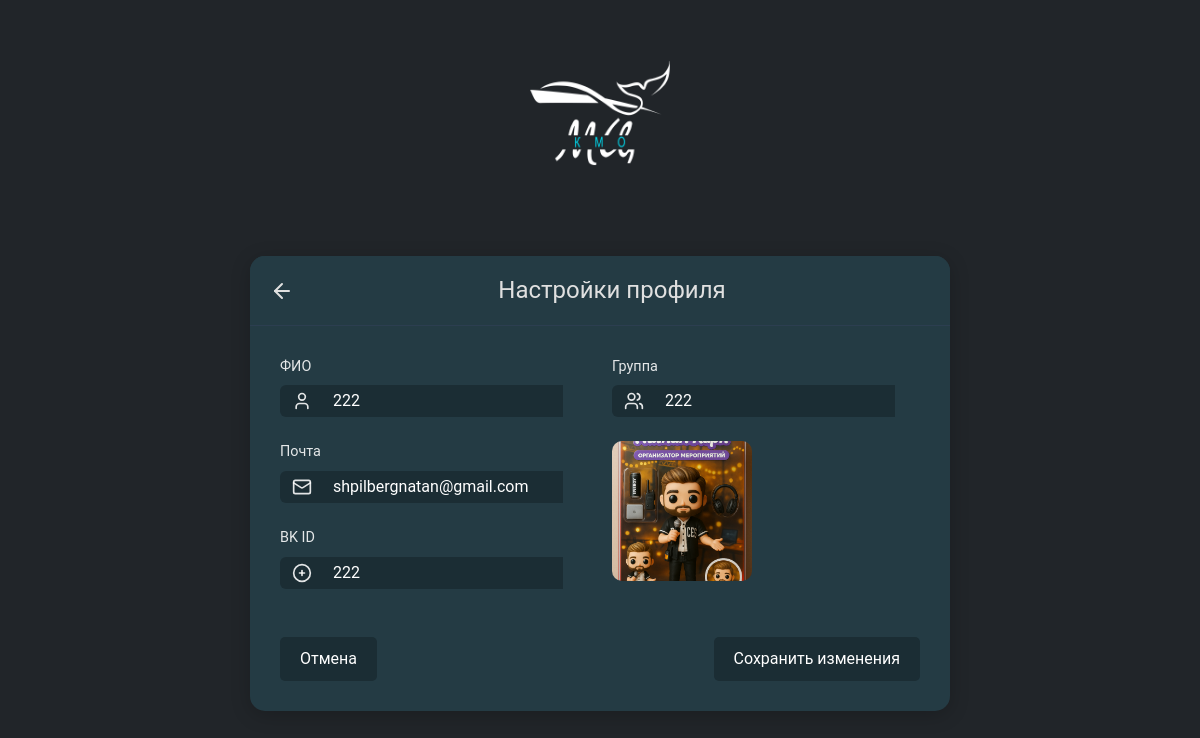
/users/accounts/settings/ (signed in), run on the app's committed database.
### users/models.py (models this page shows, shortened)
class User(AbstractUser):
    USER_ROLES = (
        ('user', 'User'),
        ('pro_user', 'ProUser'),
        ('super_user', 'SuperUser'),
    )
    Name_User = models.CharField(max_length=30, verbose_name="ФИО")
    VK_id = models.CharField(max_length=30, verbose_name='ВК ID')
    Number_of_events_attended = models.IntegerField(default=0, verbose_name="Количество посещенных мероприятий")
    Number_of_group = models.CharField(max_length=30, verbose_name="Номер группы")
    Avatar = models.ImageField(upload_to='avatars/', blank=True, null=True)
    role = models.CharField(max_length=10, choices=USER_ROLES, default='user', verbose_name="Роль пользователя")

### users/views.py (the view)
# urls.py: path('accounts/settings/', UserSettingsView, name='user_settings'),
def UserSettingsView(request):
    user = request.user
    if request.method == 'POST':
        form = UserSettingsForm(request.POST, request.FILES, instance=user)
        if form.is_valid():
            user.email = form.cleaned_data['email']
            user.VK_id = form.cleaned_data['VK_id']
            user.Number_of_group = form.cleaned_data['Number_of_group']
            if 'Avatar' in request.FILES:
                user.Avatar = request.FILES['Avatar']
            user.save()
            return redirect('users:user_profile')
    else:
        form = UserSettingsForm(instance=user)
    return render(request, 'users/settings.html', {'form': form})

### users/forms.py
class UserSettingsForm(forms.ModelForm):
    Name_User = forms.CharField(max_length=30, label='ФИО')
    VK_id = forms.CharField(max_length=100, label='ВК ID')
    Number_of_group = forms.CharField(max_length=100, label='Номер группы')
    email = forms.EmailField(label='Email')
    Avatar = forms.ImageField(required=False, label='Аватарка')
    class Meta:
        model = User
        fields = ['Name_User', 'VK_id', 'Number_of_group', 'email', 'Avatar']

### users/templates/users/settings.html (shortened to what this page needs)
{% extends 'users/layout.html' %}
{% block content %}
<!DOCTYPE html>
<html lang="ru">
<head>
    <link rel="stylesheet" href="https://cdn.jsdelivr.net/npm/bootstrap@5.3.3/dist/css/bootstrap.min.css">
    <link rel="stylesheet" href="https://use.fontawesome.com/releases/v5.8.2/css/all.css">
</head>
<body class="bg-dark text-light">
    <div class="container">
        <div class="logo-container text-center">
            <img src="/static/users/image/logo.png" alt="Logo" class="logo">
        </div>
        <div class="card profile-card">
            <div class="card-header d-flex align-items-center">
                <a href="{% url 'users:user_profile' %}" class="back-btn">
                    <svg xmlns="http://www.w3.org/2000/svg" width="24" height="24" viewBox="0 0 24 24" fill="none" stroke="currentColor" stroke-width="2" stroke-linecap="round" stroke-linejoin="round" class="arrow-left">
                        <path d="m12 19-7-7 7-7"></path>
                        <path d="M19 12H5"></path>
                    </svg>
                </a>
                <h4 class="ms-auto me-auto">Настройки профиля</h4>
            </div>
            <div class="card-body">
                <form method="post" enctype="multipart/form-data" id="profileForm">
                    <div class="row">
                        <div class="col-md-6">
                            <div class="form-group mb-4">
                                <label for="id_Name_User">ФИО</label>
                                <div class="input-group">
                                    <span class="input-group-text">
                                        <svg xmlns="http://www.w3.org/2000/svg" width="20" height="20" viewBox="0 0 24 24" fill="none" stroke="currentColor" stroke-width="2" stroke-linecap="round" stroke-linejoin="round" class="user-icon">
                                            <path d="M19 21v-2a4 4 0 0 0-4-4H9a4 4 0 0 0-4 4v2"></path>
                                            <circle cx="12" cy="7" r="4"></circle>
                                        </svg>
                                    </span>
                                    {{ form.Name_User }}
                                </div>
                            </div>
                            <div class="form-group mb-4">
                                <label for="id_email">Почта</label>
                                <div class="input-group">
                                    <span class="input-group-text">
                                        <svg xmlns="http://www.w3.org/2000/svg" width="20" height="20" viewBox="0 0 24 24" fill="none" stroke="currentColor" stroke-width="2" stroke-linecap="round" stroke-linejoin="round" class="mail-icon">
                                            <rect width="20" height="16" x="2" y="4" rx="2"></rect>
                                            <path d="m22 7-8.97 5.7a1.94 1.94 0 0 1-2.06 0L2 7"></path>
                                        </svg>
                                    </span>
                                    {{ form.email }}
                                </div>
                            </div>
                            <div class="form-group mb-4">
                                <label for="id_vk_id">BK ID</label>
                                <div class="input-group">
                                    <span class="input-group-text">
                                        <svg xmlns="http://www.w3.org/2000/svg" width="20" height="20" viewBox="0 0 24 24" fill="none" stroke="currentColor" stroke-width="2" stroke-linecap="round" stroke-linejoin="round" class="vk-icon">
                                            <path d="M12 2a10 10 0 1 0 0 20 10 10 0 0 0 0-20z"></path>
                                            <path d="M9 12h6"></path>
                                            <path d="M12 9v6"></path>
                                        </svg>
                                    </span>
                                    {{ form.VK_id }}
                                </div>
                            </div>
                        </div>
                        <div class="col-md-6 d-flex flex-column">
                            <div class="form-group mb-4">
                                <label for="id_Number_of_group">Группа</label>
                                <div class="input-group">
                                    <span class="input-group-text">
                                    </span>
                                    {{ form.Number_of_group }}
                                </div>
                            </div>
                            <div class="image-upload-container flex-grow-1">
                                {% if user.Avatar %}
                                    <img id="avatarPreview" class="img-article-left thumb avatar-hover" src="{{ user.Avatar.url }}" alt="Avatar" onclick="triggerFileInput()">
                                {% else %}
                                    <img id="avatarPreview" class="img-article-left thumb d-none" alt="Avatar">
                                {% endif %}
                            </div>
                        </div>
                    </div>
                    <div class="d-flex justify-content-between mt-4">
                        <button type="button" class="btn btn-outline-secondary cancel-btn" data-bs-toggle="modal" data-bs-target="#cancelModal">Отмена</button>
                        <button type="submit" class="btn btn-primary save-btn">Сохранить изменения</button>
                    </div>
                </form>
            </div>
        </div>
    </div>
</body>
</html>
{% endblock %}

### users/templates/users/settings.html (style rules this page uses)
body { font-family: Roboto, sans-serif; background-color: #1B2D34; color: #e0e0e0; display: flex; justify-content: center; align-items: center; min-height: 80vh; margin: 0; padding: 20px; }
.logo-container { margin-bottom: 50px; }
.logo { max-width: 186px; height: auto; }
.profile-card { background-color: #243B44; border: none; border-radius: 15px; box-shadow: 0 4px 20px rgba(0, 0, 0, 0.2); color: #e0e0e0; max-width: 700px; margin: 0 auto; }
.card-header { background-color: #243B44; border-bottom: 1px solid #2c3e50; padding: 20px; border-radius: 15px 15px 0 0 !important; }
.back-btn { color: #e0e0e0; text-decoration: none; }
.arrow-left { color: #e0e0e0; }
h4 { margin: 0; font-weight: normal; }
.card-body { padding: 30px; }
.form-group label { display: block; margin-bottom: 8px; color: rgba(255, 255, 255, 0.88); font-size: 0.9rem; }
.input-group-text { background-color: #1B2D34; border: none; color: rgba(255, 255, 255, 0.88); }
.image-upload-container { margin-top: 0; height: 100%; display: flex; flex-direction: column; justify-content: flex-start; }
#avatarPreview { width: 100%; height: 100%; object-fit: cover; border-radius: 10px; }
.btn-outline-secondary, .save-btn { background-color: #1B2D34; border: none; color: #ffffff; padding: 10px 20px; border-radius: 5px; transition: background-color 0.3s, color 0.3s; }
.user-icon, .mail-icon, .vk-icon, .group-icon { color: rgba(255, 255, 255, 0.88); }
.input-group input { padding: 0px 10px; border: none; background-color: #1B2D34; color: white; outline: none; }
.img-article-left { width: 140px; height: 140px; border-radius: 10px; object-fit: cover; }
.thumb { max-width: 140px; max-height: 140px; }
.avatar-hover { cursor: pointer; transition: transform 0.2s ease; }
.save-btn { background-color: #1B2D34; border: none; color: #ffffff; padding: 10px 20px; border-radius: 5px; transition: color 0.3s, transform 0.2s; }
.cancel-btn { background-color: #1B2D34; border: none; color: #ffffff; padding: 10px 20px; border-radius: 5px; transition: color 0.3s, transform 0.2s; }

### data on the page
User: Name_User "222", email "shpilbergnatan@gmail.com", VK_id "222", Number_of_group "222", Avatar (picture)
